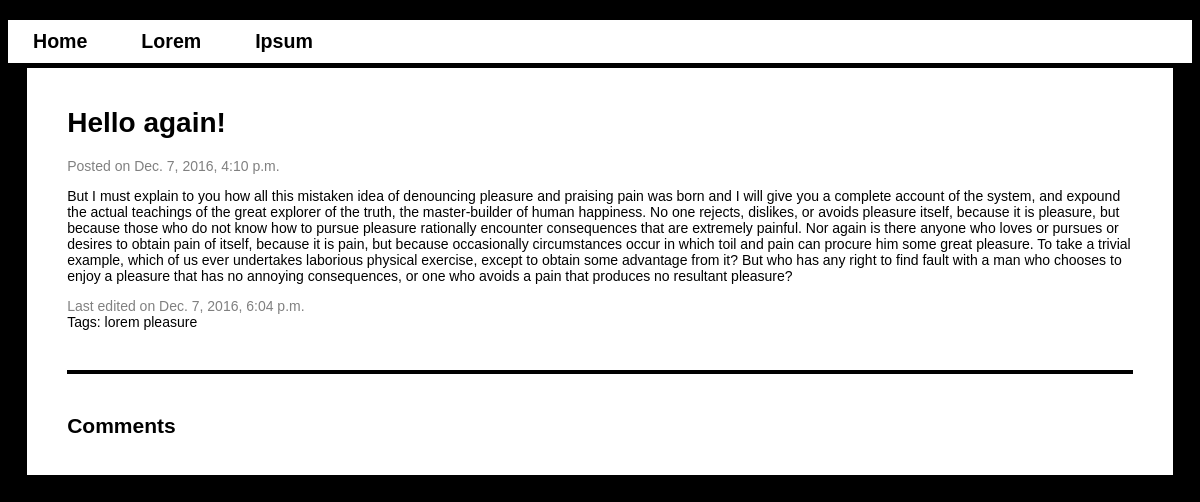
The app's page /blog/2/, older data.
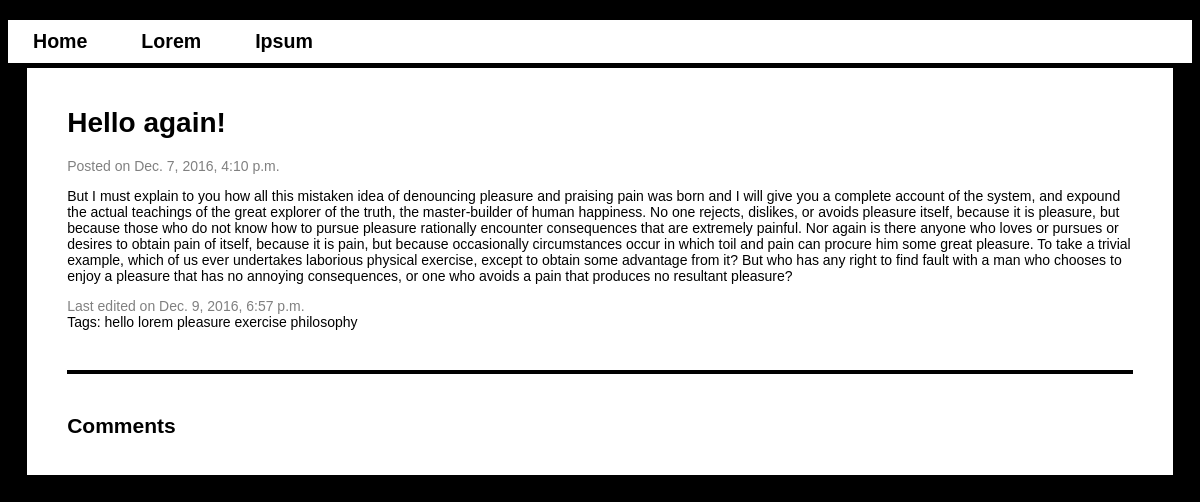
The same page, newer data.
### blog/models.py (models this page shows, shortened)
class Article(models.Model):
	title = models.CharField(max_length=200)
	body = models.TextField()
	pub_date = models.DateTimeField('date published')
	created_date = models.DateTimeField('date created', auto_now_add=True)
	last_edit_date = models.DateTimeField('date last edited', auto_now=True)
	tags = models.ManyToManyField(Tag)

class Tag(models.Model):
	tag_text = models.CharField(max_length=50)

### blog/views.py (the view)
# urls.py: url(r'^(?P<pk>[0-9]+)/$', views.ArticleView.as_view(), name='article'),
class ArticleView(generic.DetailView):
	model = Article
	template_name = 'blog/article.html'

### blog/templates/blog/article.html (shortened to what this page needs)
{% extends "blog/base.html" %}
{% block content %}
<div id="container">
	<div id="article">
		<h1>{{ article.title }}</h1>
		<div class="date">Posted on {{ article.pub_date }}</div>
		<p>{{ article.body }}</p>
		<div class="date">Last edited on {{ article.last_edit_date }}</div>
		{% if article.tags.all %}
			<div id="tag_list">
				<span>Tags: </span>
				{% for tag in article.tags.all %}
		    		<a href="{% url 'blog:tag' tag.id %}" class="tag" id="tag{{ forloop.counter }}">{{ tag.tag_text }}</a>
				{% endfor %}
			</div>
		{% endif %}
	</div>
	<hr>
	<div id="comments">
		<h2>Comments</h2>
	</div>
</div>
{% endblock %}

### blog/templates/blog/base.html (shortened to what this page needs)
{% load static %}
<!DOCTYPE html>
<html lang="en">
<head>
    <link rel="stylesheet" type="text/css" href="{% static 'blog/style.css' %}" />
</head>
<body>
	<div id="top_navbar">
		<a href="{% url 'blog:index' %}" class="nav_item">Home</a>
		<a href="" class="nav_item">Lorem</a>
		<a href="" class="nav_item">Ipsum</a>
	</div>
	<div id="content">
		{% block content %}{% endblock %}
	</div>
	</body>
</html>

### blog/static/blog/style.css (style rules this page uses)
body { background-color: #000; font-family: Verdana, Helvetica, Arial; font-size: 14px; }
a { color: #000; border: none; text-decoration: none; }
.nav_item { font-weight: bold; font-size: 1.4em; margin: 0 10px; padding: 5px 15px; }
#top_navbar { width: 100%; height: 90%; margin: 0 auto; background: #fff; padding: 10px 0px; margin-top: 20px; }
#container { width: 90%; height: 90%; margin: 0 auto; background: #fff; padding: 20px 40px; }
#content { clear: both; padding-top: 5px; }
.date { color: gray; }
hr { margin-top: 40px; margin-bottom: 40px; height: 4px; background-color: #000; border-style: none; }

Row changes from the older to the newer data that the page shows:
changed Article "Hello again!": last_edit_date "Dec. 7, 2016, 6:04 p.m." → "Dec. 9, 2016, 6:57 p.m."
now on this page (row unchanged): Tag: tag_text "hello"
added Tag: tag_text "exercise"
added Tag: tag_text "philosophy"
